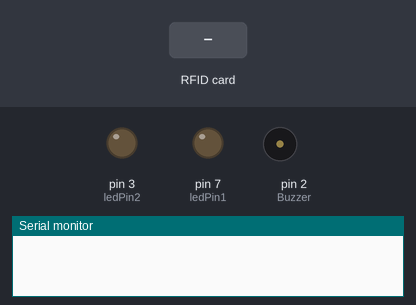
The sketch below on a simulated Arduino Uno, built with avr-gcc and run on an emulated ATmega328P. Shown: output pins drawn as LEDs (lit = HIGH), buzzer (waves = sounding), the last lines printed to the serial monitor. The test bench sets the inputs (shaded band). Pins used as bus, display or sensor lines are not drawn.

Above: at 1.2 s.
1.3 s: RFID card 5E 7A 19 C4 held to the reader
At 1.7 s:
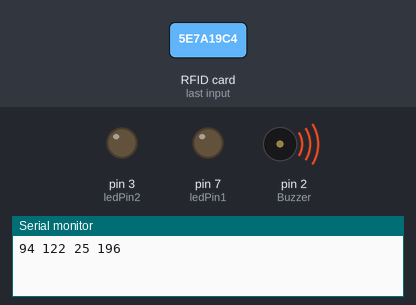
Timing chart, 0 to 4.3 s (numbered marks = the images above; inputs shaded):
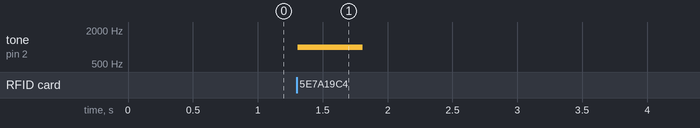

The sketch:

rfid_nano.ino
```cpp
#include <SPI.h>
#include <MFRC522.h>
#include <EEPROM.h>

#define RST_PIN 9
#define SS_PIN 10
#define ledPin1 7
#define Buzzer 2
#define ledPin2 3


MFRC522 mfrc522(SS_PIN, RST_PIN);

String lastRfid = "";
String kart1 = "***Kart ID";
String kart2 = "***Kart ID";

MFRC522::MIFARE_Key key;

void setup()
{
  Serial.begin(9600);
  SPI.begin();
  mfrc522.PCD_Init();
  pinMode(ledPin1, OUTPUT);
  pinMode(ledPin2, OUTPUT);
  pinMode(Buzzer, OUTPUT);
}

void loop()
{
  //yeni kart okununmadıkça devam etme
  if ( ! mfrc522.PICC_IsNewCardPresent())
  {
    return;
  }
  if ( ! mfrc522.PICC_ReadCardSerial())
  {
    return;
  }
  //kartın UID'sini oku, rfid isimli string'e kaydet
  String rfid = "";
  for (byte i = 0; i < mfrc522.uid.size; i++)
  {
    rfid += mfrc522.uid.uidByte[i] < 0x10 ? " 0" : " ";
    rfid += String(mfrc522.uid.uidByte[i], DEC);
  }
  //string'in boyutunu ayarla ve tamamını büyük harfe çevir
  rfid.trim();
  rfid.toUpperCase();

  if (rfid == lastRfid)
    return;
  lastRfid = rfid;


  Serial.println(rfid);
  Serial.println();


  tone(Buzzer, 1000, 500);

  //tone(piezoPin, 1000, 500);
  //delay(1000);
  /*digitalWrite(Buzzer,HIGH);
  delay(1000);
  digitalWrite(Buzzer,LOW);*/
  //1 nolu kart okunduysa LED'i yak, 2 nolu kart okunduysa LED'i söndür
 if (rfid == kart1)
  {
    digitalWrite(ledPin1, HIGH);
    digitalWrite(ledPin2, LOW);
  }
  if (rfid == kart2)
  {
    digitalWrite(ledPin1, LOW);
    digitalWrite(ledPin2, HIGH);
  }
  Serial.println();
  delay(200);

}
```

functions.ino
```cpp
int writeBlock(int blockNumber, byte arrayAddress[])
{
  //this makes sure that we only write into data blocks. Every 4th block is a trailer block for the access/security info.
  int largestModulo4Number=blockNumber/4*4;
  int trailerBlock=largestModulo4Number+3;//determine trailer block for the sector
  if (blockNumber > 2 && (blockNumber+1)%4 == 0){Serial.print(blockNumber);Serial.println(" is a trailer block:");return 2;}//block number is a trailer block (modulo 4); quit and send error code 2
  Serial.print(blockNumber);
  Serial.println(" is a data block:");

  /*****************************************authentication of the desired block for access***********************************************************/
  byte status = mfrc522.PCD_Authenticate(MFRC522::PICC_CMD_MF_AUTH_KEY_A, trailerBlock, &key, &(mfrc522.uid));
  //byte PCD_Authenticate(byte command, byte blockAddr, MIFARE_Key *key, Uid *uid);
  //this method is used to authenticate a certain block for writing or reading
  //command: See enumerations above -> PICC_CMD_MF_AUTH_KEY_A	= 0x60 (=1100000),		// this command performs authentication with Key A
  //blockAddr is the number of the block from 0 to 15.
  //MIFARE_Key *key is a pointer to the MIFARE_Key struct defined above, this struct needs to be defined for each block. New cards have all A/B= FF FF FF FF FF FF
  //Uid *uid is a pointer to the UID struct that contains the user ID of the card.
  if (status != MFRC522::STATUS_OK) {
         Serial.print("PCD_Authenticate() failed: ");
         Serial.println(mfrc522.GetStatusCodeName(status));
         return 3;//return "3" as error message
  }
  //it appears the authentication needs to be made before every block read/write within a specific sector.
  //If a different sector is being authenticated access to the previous one is lost.


  /*****************************************writing the block***********************************************************/

  status = mfrc522.MIFARE_Write(blockNumber, arrayAddress, 16);//valueBlockA is the block number, MIFARE_Write(block number (0-15), byte array containing 16 values, number of bytes in block (=16))
  //status = mfrc522.MIFARE_Write(9, value1Block, 16);
  if (status != MFRC522::STATUS_OK) {
           Serial.print("MIFARE_Write() failed: ");
           Serial.println(mfrc522.GetStatusCodeName(status));
           return 4;//return "4" as error message
  }
  Serial.println("block was written");
}


int readBlock(int blockNumber, byte arrayAddress[])
{
  int largestModulo4Number=blockNumber/4*4;
  int trailerBlock=largestModulo4Number+3;//determine trailer block for the sector

  /*****************************************authentication of the desired block for access***********************************************************/
  byte status = mfrc522.PCD_Authenticate(MFRC522::PICC_CMD_MF_AUTH_KEY_A, trailerBlock, &key, &(mfrc522.uid));
  //byte PCD_Authenticate(byte command, byte blockAddr, MIFARE_Key *key, Uid *uid);
  //this method is used to authenticate a certain block for writing or reading
  //command: See enumerations above -> PICC_CMD_MF_AUTH_KEY_A	= 0x60 (=1100000),		// this command performs authentication with Key A
  //blockAddr is the number of the block from 0 to 15.
  //MIFARE_Key *key is a pointer to the MIFARE_Key struct defined above, this struct needs to be defined for each block. New cards have all A/B= FF FF FF FF FF FF
  //Uid *uid is a pointer to the UID struct that contains the user ID of the card.
  if (status != MFRC522::STATUS_OK) {
         Serial.print("PCD_Authenticate() failed (read): ");
         Serial.println(mfrc522.GetStatusCodeName(status));
         return 3;//return "3" as error message
  }
  //it appears the authentication needs to be made before every block read/write within a specific sector.
  //If a different sector is being authenticated access to the previous one is lost.


  /*****************************************reading a block***********************************************************/

  byte buffersize = 18;//we need to define a variable with the read buffer size, since the MIFARE_Read method below needs a pointer to the variable that contains the size...
  status = mfrc522.MIFARE_Read(blockNumber, arrayAddress, &buffersize);//&buffersize is a pointer to the buffersize variable; MIFARE_Read requires a pointer instead of just a number
  if (status != MFRC522::STATUS_OK) {
          Serial.print("MIFARE_read() failed: ");
          Serial.println(mfrc522.GetStatusCodeName(status));
          return 4;//return "4" as error message
  }
  Serial.println("block was read");
}
```

Measured:
- after the input at 1.3 s, tone on pin 2 (Buzzer): silent → 1000 Hz at once, → silent 0.50 s later
